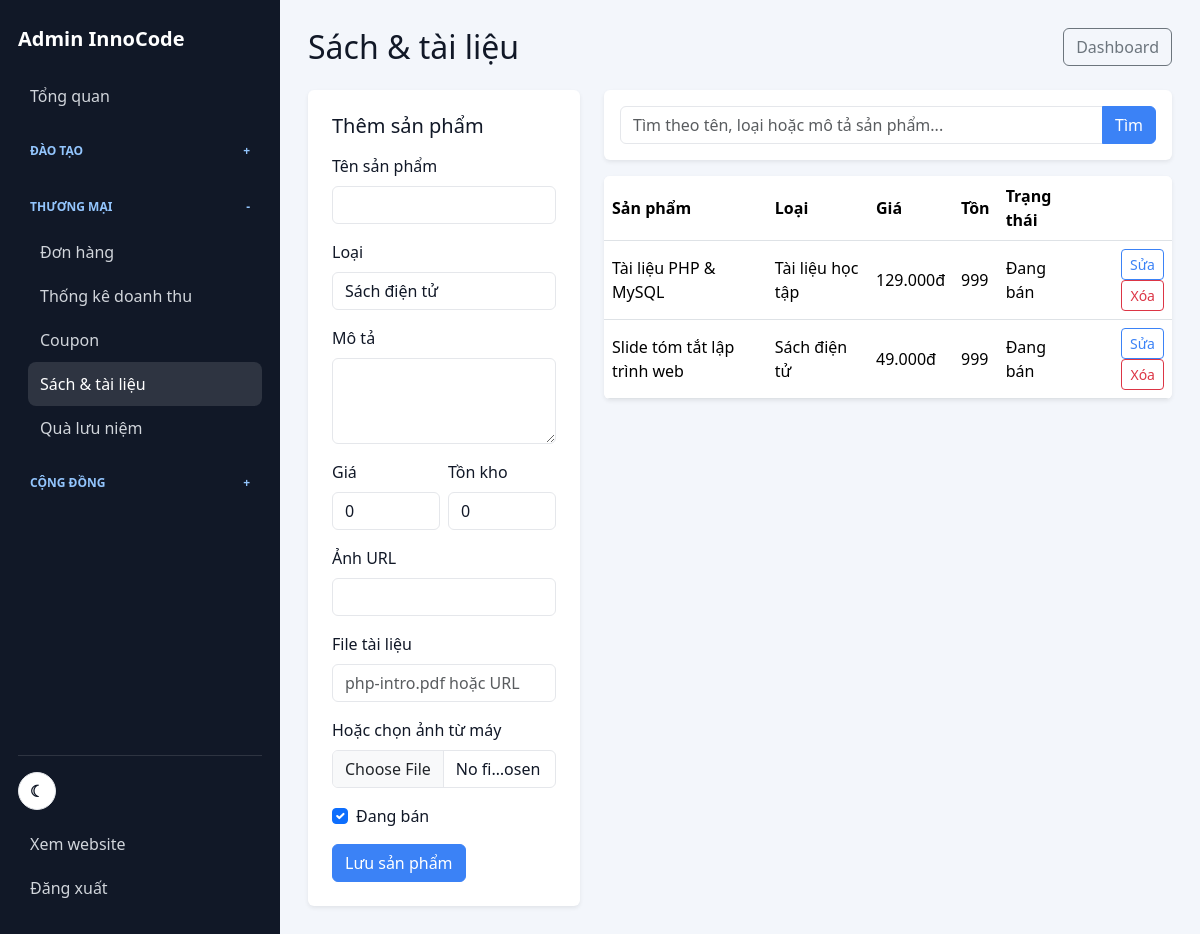
/admin/products.php (signed in), run on the app's committed database.
### tables this page shows
CREATE TABLE IF NOT EXISTS physical_products (
    id INT UNSIGNED AUTO_INCREMENT PRIMARY KEY,
    name VARCHAR(190) NOT NULL,
    product_type ENUM('pdf','printed_document','souvenir') NOT NULL DEFAULT 'pdf',
    description TEXT NULL,
    price DECIMAL(12,2) NOT NULL DEFAULT 0,
    stock INT UNSIGNED NOT NULL DEFAULT 0,
    image_url VARCHAR(500) NULL,
    digital_file_url VARCHAR(500) NULL,
    is_active TINYINT(1) NOT NULL DEFAULT 1,
    created_at TIMESTAMP DEFAULT CURRENT_TIMESTAMP
);

### core/helpers.php (called while the page is built, shortened)
<?php
function e(string|int|float|null $value): string
{
    return htmlspecialchars((string) $value, ENT_QUOTES, 'UTF-8');
}
function money(int|float $amount): string
{
    return number_format((float) $amount, 0, ',', '.') . 'đ';
}

### core/database.php (called while the page is built, shortened)
<?php
function db(): PDO
{
    static $pdo = null;
    if ($pdo !== null) {
        return $pdo;
    }
    $dsn = 'mysql:host=' . DB_HOST . ';port=' . DB_PORT . ';dbname=' . DB_NAME . ';charset=utf8mb4';
    $pdo = new PDO($dsn, DB_USER, DB_PASS);
    $pdo->setAttribute(PDO::ATTR_ERRMODE, PDO::ERRMODE_EXCEPTION);
    $pdo->setAttribute(PDO::ATTR_DEFAULT_FETCH_MODE, PDO::FETCH_ASSOC);
    return $pdo;
}

### admin/products.php (the view, shortened to what this page needs)
<?php
require_once __DIR__ . '/includes/header.php';
$types = [
    'pdf' => 'Sách điện tử',
    'printed_document' => 'Tài liệu học tập',
];
$product = null;
$params = [];
$where = '';
$baseWhere = $where !== '' ? $where : " WHERE product_type <> 'souvenir'";
$stmt = db()->prepare('SELECT * FROM physical_products' . $baseWhere . '
    ORDER BY created_at DESC
    LIMIT ' . admin_per_page() . ' OFFSET ' . admin_offset());
$stmt->execute($params);
$products = $stmt->fetchAll();
?>
<div class="d-flex justify-content-between align-items-center mb-4">
    <h1 class="h2 mb-0">Sách & tài liệu</h1>
    <a class="btn btn-outline-secondary" href="<?= APP_URL ?>/admin/index.php">Dashboard</a>
</div>
<div class="row g-4">
    <div class="col-lg-4">
        <form class="bg-white rounded-2 p-4 shadow-sm" method="post" enctype="multipart/form-data">
            <h2 class="h5 mb-3"><?= $product ? 'Sửa sản phẩm' : 'Thêm sản phẩm' ?></h2>
            <label class="form-label">Tên sản phẩm</label>
            <input class="form-control mb-3" name="name" value="<?= e($product['name'] ?? '') ?>" required>
            <label class="form-label">Loại</label>
            <select class="form-select mb-3" name="product_type">
                <?php foreach ($types as $key => $label): ?>
                    <option value="<?= e($key) ?>" <?= ($product['product_type'] ?? 'pdf') === $key ? 'selected' : '' ?>><?= e($label) ?></option>
                <?php endforeach; ?>
            </select>
            <label class="form-label">Mô tả</label>
            <textarea class="form-control mb-3" name="description" rows="3"><?= e($product['description'] ?? '') ?></textarea>
            <div class="row g-2">
                <div class="col-6">
                    <label class="form-label">Giá</label>
                    <input class="form-control mb-3" type="number" min="0" name="price" value="<?= e($product['price'] ?? 0) ?>">
                </div>
                <div class="col-6">
                    <label class="form-label">Tồn kho</label>
                    <input class="form-control mb-3" type="number" min="0" name="stock" value="<?= e($product['stock'] ?? 0) ?>">
                </div>
            </div>
            <label class="form-label">Ảnh URL</label>
            <input class="form-control mb-3" name="image_url" value="<?= e($product['image_url'] ?? '') ?>">
            <label class="form-label">File tài liệu</label>
            <input class="form-control mb-3" name="digital_file_url" value="<?= e($product['digital_file_url'] ?? '') ?>" placeholder="php-intro.pdf hoặc URL">
            <label class="form-label">Hoặc chọn ảnh từ máy</label>
            <input class="form-control mb-3" type="file" name="image_file" accept="image/*">
            <div class="form-check mb-3">
                <input class="form-check-input" type="checkbox" name="is_active" id="product_active" <?= (int) ($product['is_active'] ?? 1) === 1 ? 'checked' : '' ?>>
                <label class="form-check-label" for="product_active">Đang bán</label>
            </div>
            <button class="btn btn-primary" type="submit">Lưu sản phẩm</button>
        </form>
    </div>
    <div class="col-lg-8">
        <div class="bg-white rounded-2 shadow-sm table-responsive">
            <table class="table mb-0">
                <thead><tr><th>Sản phẩm</th><th>Loại</th><th>Giá</th><th>Tồn</th><th>Trạng thái</th><th></th></tr></thead>
                <tbody>
                <?php foreach ($products as $item): ?>
                    <tr>
                        <td><?= e($item['name']) ?></td>
                        <td><?= e($types[$item['product_type']] ?? $item['product_type']) ?></td>
                        <td><?= money((float) $item['price']) ?></td>
                        <td><?= (int) $item['stock'] ?></td>
                        <td><?= (int) $item['is_active'] === 1 ? 'Đang bán' : 'Ẩn' ?></td>
                        <td class="text-end">
                            <a class="btn btn-sm btn-outline-primary" href="<?= APP_URL ?>/admin/products.php?id=<?= (int) $item['id'] ?>">Sửa</a>
                            <form class="d-inline" method="post" onsubmit="return confirm('Xóa sản phẩm này?')">
                                <button class="btn btn-sm btn-outline-danger" name="action" value="delete" type="submit">Xóa</button>
                            </form>
                        </td>
                    </tr>
                <?php endforeach; ?>
                </tbody>
            </table>
        </div>
    </div>
</div>
<?php require_once __DIR__ . '/includes/footer.php'; ?>

### assets/css/style.css (style rules this page uses)
:root { --brand: #0ea5e9; --brand-2: #0284c7; --accent: #22c55e; --warm: #f97316; --ink: #111827; --muted: #6b7280; --line: #e5e7eb; --soft: #f8fafc; --danger: #f97316; }
* { letter-spacing: 0; }
body { background: #fff; color: var(--ink); font-family: system-ui, -apple-system, BlinkMacSystemFont, "Segoe UI", sans-serif; }
a { text-decoration: none; }
.table td, .table th { vertical-align: middle; }
:root, :root[data-theme="light"] { --brand: #3B82F6; --brand-2: #2563eb; --accent: #22C55E; --warm: #F97316; --ink: #111827; --muted: #64748b; --line: #e5e7eb; --soft: #f8fafc; --page-bg: #FFFFFF; --surface: #FFFFFF; --surface-2: #f3f6fb; --text: #111827; --text-soft: #64748b; }
body, .admin-layout, .admin-main { background: var(--page-bg); color: var(--text); }
.site-nav, .compiler-workspace, .lesson-card, .content-block, .course-buy-card, .learning-info, .bg-white { background: var(--surface) !important; border-color: var(--line); color: var(--text); }
.nav-links a, .brand, .academy-course-card h3 a, .course-card-title a, .admin-content, .admin-content h1, .admin-content h2, .admin-content strong { color: var(--text); }
.nav-search input, .form-control, .form-select { background: var(--surface); border-color: var(--line); color: var(--text); }
.btn-primary, .login-link, .academy-register-btn, .academy-gradient-btn { background: var(--brand); border-color: var(--brand); color: #fff !important; }
.btn-outline-primary { border-color: var(--brand); color: var(--brand) !important; }

### data on the page
physical_products: name "Tài liệu PHP & MySQL", product_type "Tài liệu học tập", price "129.000đ", stock "999", is_active "Đang bán"
physical_products: name "Slide tóm tắt lập trình web", product_type "Sách điện tử", price "49.000đ", stock "999", is_active "Đang bán"

### other printed values
APP_NAME "InnoCode"
form field product_type "Sách điện tử"
